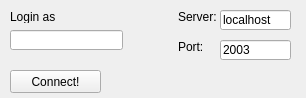
<?xml version="1.0" encoding="UTF-8"?>
<ui version="4.0">
 <class>loginForm</class>
 <widget class="QWidget" name="loginForm">
  <property name="geometry">
   <rect>
    <x>0</x>
    <y>0</y>
    <width>306</width>
    <height>98</height>
   </rect>
  </property>
  <property name="windowTitle">
   <string>Connect To Server</string>
  </property>
  <widget class="QLineEdit" name="lineEditServer">
   <property name="geometry">
    <rect>
     <x>220</x>
     <y>10</y>
     <width>71</width>
     <height>20</height>
    </rect>
   </property>
   <property name="text">
    <string>localhost</string>
   </property>
   <property name="readOnly">
    <bool>true</bool>
   </property>
  </widget>
  <widget class="QLabel" name="label">
   <property name="geometry">
    <rect>
     <x>178</x>
     <y>10</y>
     <width>46</width>
     <height>13</height>
    </rect>
   </property>
   <property name="text">
    <string>Server:</string>
   </property>
  </widget>
  <widget class="QLineEdit" name="lineEditPort">
   <property name="geometry">
    <rect>
     <x>220</x>
     <y>40</y>
     <width>71</width>
     <height>20</height>
    </rect>
   </property>
   <property name="text">
    <string>2003</string>
   </property>
   <property name="readOnly">
    <bool>true</bool>
   </property>
  </widget>
  <widget class="QLabel" name="label_2">
   <property name="geometry">
    <rect>
     <x>178</x>
     <y>40</y>
     <width>46</width>
     <height>13</height>
    </rect>
   </property>
   <property name="text">
    <string>Port:</string>
   </property>
  </widget>
  <widget class="QPushButton" name="pushButtonConnect">
   <property name="geometry">
    <rect>
     <x>10</x>
     <y>70</y>
     <width>91</width>
     <height>23</height>
    </rect>
   </property>
   <property name="text">
    <string>Connect!</string>
   </property>
  </widget>
  <widget class="QLabel" name="label_3">
   <property name="geometry">
    <rect>
     <x>10</x>
     <y>10</y>
     <width>46</width>
     <height>13</height>
    </rect>
   </property>
   <property name="text">
    <string>Login as:</string>
   </property>
  </widget>
  <widget class="QLineEdit" name="lineEditUsername">
   <property name="geometry">
    <rect>
     <x>10</x>
     <y>30</y>
     <width>113</width>
     <height>20</height>
    </rect>
   </property>
  </widget>
 </widget>
 <resources/>
 <connections/>
</ui>
